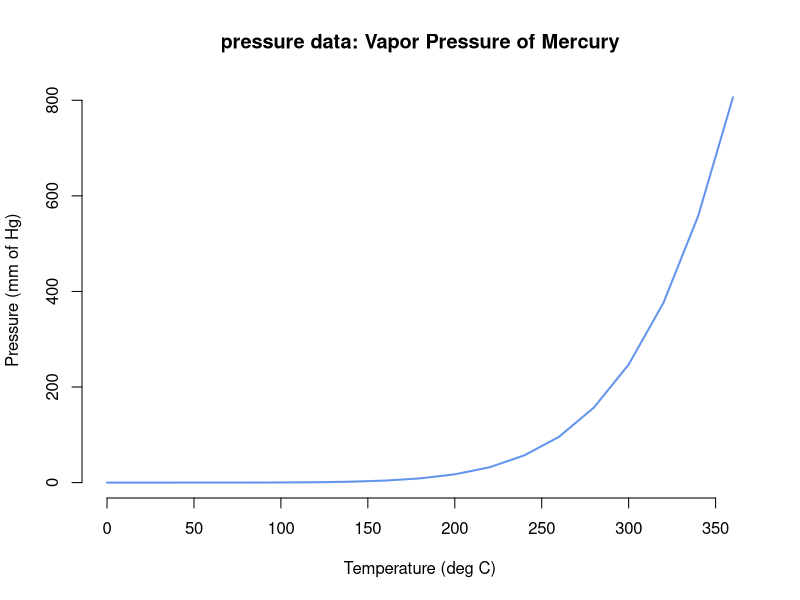

Recreate this plot in R. (Note: this script raises an error after producing the figure.)
## ---- chunk 1
library(knitr)
## ---- chunk 2
data(sleep)
sleep2 <- data.frame(sleep[1:10, 1], sleep[11:20, 1])
colnames(sleep2) <- c("extra_sleep_drug1", "extra_sleep_drug2")
kable(sleep2, row.names = TRUE, caption = "Sleep Data", 
              format = "latex", longtable = TRUE)
## ---- chunk 3
names(knitr::knit_engines$get())
## ---- chunk 4
plot(pressure, type = "l", col="cornflowerblue", lwd = 2,
               xlab = "Temperature (deg C)",
               ylab = "Pressure (mm of Hg)",
               main = "pressure data: Vapor Pressure of Mercury",
               frame = FALSE)
## ---- chunk 5
include_graphics(path = "figure/differencing.jpg")
## ---- chunk 6
include_graphics("figure/subdivision.pdf")
## ---- chunk 7
include_graphics("figure/subdivision.pdf")
## ---- chunk 8
data(ToothGrowth)
## ---- chunk 9
growth_short <- rbind(ToothGrowth[1:7,], ToothGrowth[26:34,], ToothGrowth[53:60,])
kable(growth_short, align = "r", format = "latex", 
      longtable = TRUE, caption = "Tooth Growth")
## ---- chunk 10
data(ToothGrowth)
colnames(ToothGrowth) <- c("length", "supplement", "dose")
ToothGrowth$dose <- as.factor(ToothGrowth$dose)
## ---- chunk 11
groupedTooth <- aggregate(ToothGrowth, by=ToothGrowth[,2:3], FUN=mean)[,1:3]

kable(groupedTooth, align = "r", caption = "Average tooth length",
      format = "latex", longtable = TRUE)
## ---- chunk 12
kable(summary(ToothGrowth), align = "r", caption = "Summary of ToothGrowth data",
      format = "latex", longtable = TRUE)
## ---- chunk 13
data(ToothGrowth)
colnames(ToothGrowth) <- c("length", "supplement", "dose")
ToothGrowth$dose <- as.factor(ToothGrowth$dose)

groupedTooth <- aggregate(ToothGrowth, by=ToothGrowth[,2:3], FUN=mean)[,1:3]

library(ggplot2)
 ggplot(ToothGrowth, aes(x = supplement, y = length)) + 
                     geom_boxplot(aes(fill=supplement)) + 
                     facet_wrap(~dose) + 
                     guides(colour = guide_legend("Color = Supplement")) + 
                     labs(x="Orange Juice or Vitamin C, grouped by dose", 
                          y="Odontoblast Growth (microns)")  +
                     theme_bw()
## ---- chunk 14
test1 <- t.test(length ~ dose, ToothGrowth, dose %in% c(0.5,1)) 
test2 <- t.test(length ~ dose, ToothGrowth, dose %in% c(0.5,2))
test3 <- t.test(length ~ dose, ToothGrowth, dose %in% c(1,2)) 

testAgg <- data.frame(Name = c("Test 0.5-1", "Test 0.5-2", "Test 1-2"),
                  Method = c(test1$method, test2$method, test3$method), 
               Pvalue = c(test1$p.value, test2$p.value, test3$p.value), 
          Tstat = c(test1$statistic, test2$statistic, test3$statistic))

kable(testAgg, digit = 7, align = "r", caption = "t-test results", 
      format = "latex", longtable = TRUE)
## ---- chunk 15
dose05 <- ToothGrowth[ToothGrowth$dose == 0.5, ] 
 dose1 <- ToothGrowth[ToothGrowth$dose == 1, ]
 dose2 <- ToothGrowth[ToothGrowth$dose == 2, ]

 test4 <- t.test(length ~ supplement, data = dose05)
 test5 <- t.test(length ~ supplement, data = dose1)
 test6 <- t.test(length ~ supplement, data = dose2)
